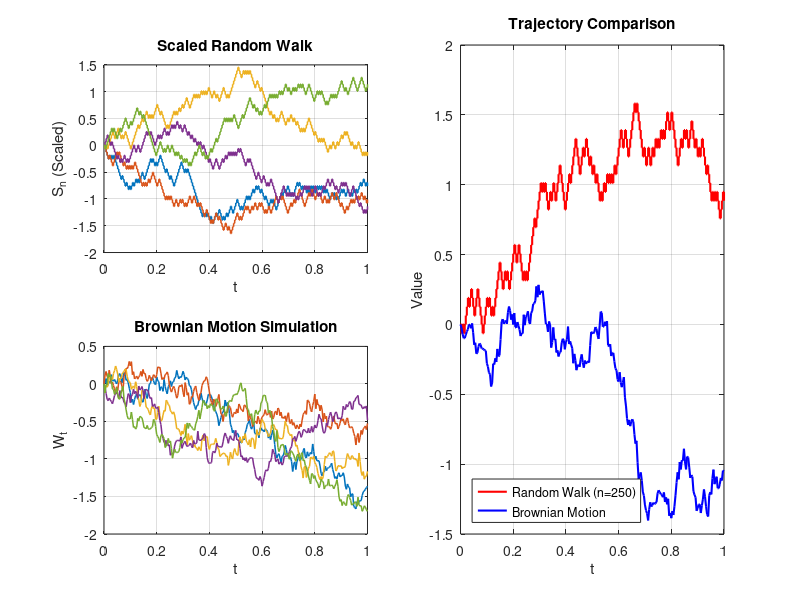

Reproduce this figure in MATLAB. (Note: this script raises an error after producing the figure.)
%% Donsker's Invariance Principle Simulation
% Context: Bachelor Thesis (TFG) - Math
% Purpose: Visualizing the convergence of a Scaled Random Walk to Brownian Motion.

clear; clc; clf;
rng(123); % Fixed seed for reproducibility

% --- Parameters ---
N = 250;        % Number of time steps
M = 5;          % Number of sample paths to plot
T = 1;          % Time horizon
dt = T/N;       % Time increment
t = linspace(0, T, N+1);

% Setup figure
fig = figure('Name', 'Donsker Convergence Analysis', ...
             'Units', 'normalized', 'Position', [.1 .1 .8 .7]);

% --- 1. Scaled Random Walk (The Discrete Process) ---
% X_i = +/- 1 with p=0.5. Scaled by 1/sqrt(N)
subplot(2,2,1); hold on; box on; grid on
for m = 1:M
    xi = 2*(rand(N,1)>0.5) - 1;      
    S  = [0; cumsum(xi)] ./ sqrt(N); 
    stairs(t, S, 'LineWidth', 1.1)
end
xlabel('t'); ylabel('S_n (Scaled)');
title('Scaled Random Walk');

% --- 2. Brownian Motion (The Limit Process) ---
% W_t ~ N(0, t). Increments are N(0, dt)
subplot(2,2,3); hold on; box on; grid on
for m = 1:M
    dW = sqrt(dt) * randn(N,1);
    W  = [0; cumsum(dW)];
    plot(t, W, 'LineWidth', 1.1)
end
xlabel('t'); ylabel('W_t');
title('Brownian Motion Simulation');

% --- 3. Functional Convergence Comparison ---
subplot(1,2,2); hold on; box on; grid on

% Generating a single realization for direct comparison
xi_sample = 2*(rand(N,1)>0.5) - 1; 
S_sample  = [0; cumsum(xi_sample)] ./ sqrt(N);
% Note: Mathematically, we compare distribution, but visually we overlay an independent BM to show scale similarity.
W_sample  = [0; cumsum(sqrt(dt)*randn(N,1))];

stairs(t, S_sample, 'r', 'LineWidth', 1.5, 'DisplayName', 'Random Walk (n=250)')
plot(t, W_sample, 'b', 'LineWidth', 1.5, 'DisplayName', 'Brownian Motion')

legend('Location','southwest');
xlabel('t'); ylabel('Value');
title('Trajectory Comparison');
sgtitle('Donsker''s Theorem: Weak Convergence');

% --- Save Output ---
% Using relative path to ensure portability across systems
if ~exist('output', 'dir')
    mkdir('output');
end
fname = fullfile('output', 'donsker_simulation.pdf');
print(fig, fname, '-dpdf', '-painters');
fprintf('Figure saved successfully to: %s\n', fname);

